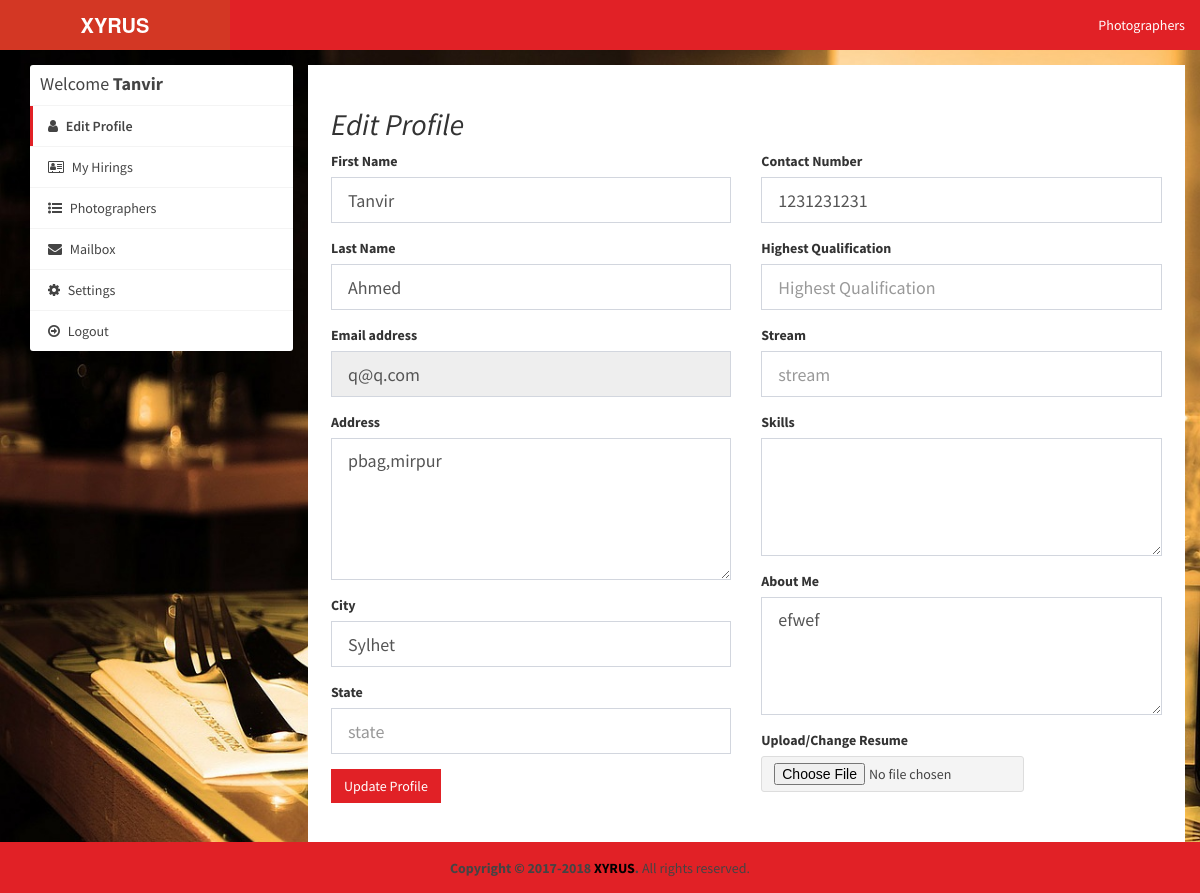
The app's page /user/edit-profile.php (signed in) with its own data.
### tables this page shows
CREATE TABLE `users` (
  `id_user` int(11) NOT NULL,
  `firstname` varchar(255) NOT NULL,
  `lastname` varchar(255) NOT NULL,
  `email` varchar(255) NOT NULL,
  `password` varchar(255) NOT NULL,
  `address` text,
  `city` varchar(255) DEFAULT NULL,
  `state` varchar(255) DEFAULT NULL,
  `contactno` varchar(255) DEFAULT NULL,
  `qualification` varchar(255) DEFAULT NULL,
  `stream` varchar(255) DEFAULT NULL,
  `passingyear` varchar(255) DEFAULT NULL,
  `dob` varchar(255) DEFAULT NULL,
  `age` varchar(255) DEFAULT NULL,
  `designation` varchar(255) DEFAULT NULL,
  `resume` varchar(255) DEFAULT NULL,
  `hash` varchar(255) DEFAULT NULL,
  `active` int(11) NOT NULL DEFAULT '0',
  `aboutme` text,
  `skills` text
);

### user/edit-profile.php (the view, shortened to what this page needs)
<?php
require_once("../db.php");
?>
<!DOCTYPE html>
<html>
<head>
  <link rel="stylesheet" href="https://cdnjs.cloudflare.com/ajax/libs/twitter-bootstrap/3.3.7/css/bootstrap.min.css">
  <link rel="stylesheet" href="https://cdnjs.cloudflare.com/ajax/libs/font-awesome/4.7.0/css/font-awesome.min.css">
  <link rel="stylesheet" href="https://cdnjs.cloudflare.com/ajax/libs/ionicons/2.0.1/css/ionicons.min.css">
  <link rel="stylesheet" href="../css/AdminLTE.min.css">
  <link rel="stylesheet" href="../css/_all-skins.min.css">
  <link rel="stylesheet" href="../css/custom.css">
</head>
<body class="hold-transition skin-red sidebar-mini">
<div class="wrapper">
  <header class="main-header">
    <a href="index.php" class="logo">
      <span class="logo-lg"><b>XYRUS</b> </span>
    </a>
    <nav class="navbar navbar-static-top">
      <div class="navbar-custom-menu">
        <ul class="nav navbar-nav">
          <li>
            <a href="../photographers.php">Photographers</a>
          </li>
        </ul>
      </div>
    </nav>
  </header>
  <div class="content-wrapper" style="margin-left: 0px;">
    <section id="candidates" class="content-header">
      <div class="container">
        <div class="row">
          <div class="col-md-3">
            <div class="box box-solid">
              <div class="box-header with-border">
                <h3 class="box-title">Welcome <b><?php echo $_SESSION['name']; ?></b></h3>
              </div>
              <div class="box-body no-padding">
                <ul class="nav nav-pills nav-stacked">
                  <li class="active"><a href="edit-profile.php"><i class="fa fa-user"></i> Edit Profile</a></li>
                  <li><a href="index.php"><i class="fa fa-address-card-o"></i> My Hirings</a></li>
                  <li><a href="../photographers.php"><i class="fa fa-list-ul"></i> Photographers</a></li>
                  <li><a href="mailbox.php"><i class="fa fa-envelope"></i> Mailbox</a></li>
                  <li><a href="settings.php"><i class="fa fa-gear"></i> Settings</a></li>
                  <li><a href="../logout.php"><i class="fa fa-arrow-circle-o-right"></i> Logout</a></li>
                </ul>
              </div>
            </div>
          </div>
          <div class="col-md-9 bg-white padding-2">
            <h2><i>Edit Profile</i></h2>
            <form action="update-profile.php" method="post" enctype="multipart/form-data">
            <?php
            $sql = "SELECT * FROM users WHERE id_user='$_SESSION[id_user]'";
            $result = $conn->query($sql);
            if($result->num_rows > 0) {
              while($row = $result->fetch_assoc()) {
            ?>
              <div class="row">
                <div class="col-md-6 latest-job ">
                  <div class="form-group">
                     <label for="fname">First Name</label>
                    <input type="text" class="form-control input-lg" id="fname" name="fname" placeholder="First Name" value="<?php echo $row['firstname']; ?>" required="">
                  </div>
                  <div class="form-group">
                    <label for="lname">Last Name</label>
                    <input type="text" class="form-control input-lg" id="lname" name="lname" placeholder="Last Name" value="<?php echo $row['lastname']; ?>" required="">
                  </div>
                  <div class="form-group">
                    <label for="email">Email address</label>
                    <input type="email" class="form-control input-lg" id="email" placeholder="Email" value="<?php echo $row['email']; ?>" readonly>
                  </div>
                  <div class="form-group">
                    <label for="address">Address</label>
                    <textarea id="address" name="address" class="form-control input-lg" rows="5" placeholder="Address"><?php echo $row['address']; ?></textarea>
                  </div>
                  <div class="form-group">
                    <label for="city">City</label>
                    <input type="text" class="form-control input-lg" id="city" name="city" value="<?php echo $row['city']; ?>" placeholder="city">
                  </div>
                  <div class="form-group">
                    <label for="state">State</label>
                    <input type="text" class="form-control input-lg" id="state" name="state" placeholder="state" value="<?php echo $row['state']; ?>">
                  </div>
                  <div class="form-group">
                    <button type="submit" class="btn btn-flat btn-success">Update Profile</button>
                  </div>
                </div>
                <div class="col-md-6 latest-job ">
                  <div class="form-group">
                    <label for="contactno">Contact Number</label>
                    <input type="text" class="form-control input-lg" id="contactno" name="contactno" placeholder="Contact Number" value="<?php echo $row['contactno']; ?>">
                  </div>
                  <div class="form-group">
                    <label for="qualification">Highest Qualification</label>
                    <input type="text" class="form-control input-lg" id="qualification" name="qualification" placeholder="Highest Qualification" value="<?php echo $row['qualification']; ?>">
                  </div>
                  <div class="form-group">
                    <label for="stream">Stream</label>
                    <input type="text" class="form-control input-lg" id="stream" name="stream" placeholder="stream" value="<?php echo $row['stream']; ?>">
                  </div>
                  <div class="form-group">
                    <label>Skills</label>
                    <textarea class="form-control input-lg" rows="4" name="skills"><?php echo $row['skills']; ?></textarea>
                  </div>
                  <div class="form-group">
                    <label>About Me</label>
                    <textarea class="form-control input-lg" rows="4" name="aboutme"><?php echo $row['aboutme']; ?></textarea>
                  </div>
                  <div class="form-group">
                    <label>Upload/Change Resume</label>
                    <input type="file" name="resume" class="btn btn-default">
                  </div>
                </div>
              </div>
              <?php
                }
              }
            ?>
            </form>
          </div>
        </div>
      </div>
    </section>
  </div>
  <footer class="main-footer" style="margin-left: 0px;">
    <div class="text-center">
      <strong>Copyright &copy; 2017-2018 <a href="">XYRUS</a>.</strong> All rights
    reserved.
    </div>
  </footer>
</div>
</body>
</html>

### css/custom.css (style rules this page uses)
.latest-job { line-height: 150%; }
.padding-2 { padding: 2%; }
.bg-white { background-color: #fff; }

### records on screen
users: fname "Tanvir", lname "Ahmed", email "q@q.com", address "pbag,mirpur", city "Sylhet", contactno "1231231231", aboutme "efwef"

### other values on screen
$_SESSION['name'] "Tanvir"
